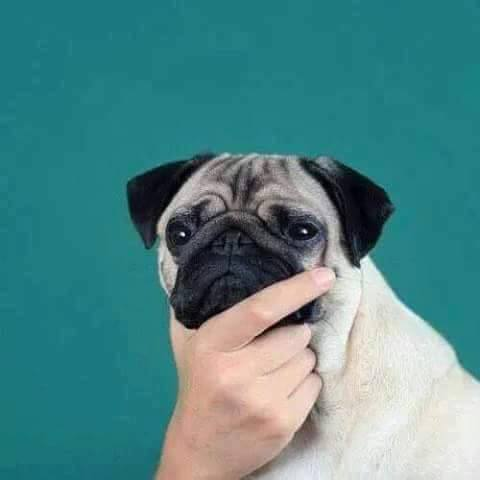
#> input picture images/pug.jpg, 480 x 480 px, found by its file name
$ python ch1-13-image_denoising.py   (older library calls are emulated)
#> lines starting #> are read from the running program, lines starting #| are printed output that depends on the picture
# ch1-13-image_denoising.py
# Advanced Example: Image De-Noising
# pp. 23

# Image denoising is the process of removing image noise while at the same time trying to preserve details and structures.
# We will use the Rudin-Osher-Fatemi denoising model (ROF)

from numpy import *

def denoise(im,U_init,tolerance=0.1,tau=0.125,tv_weight=100):
	""" An implementation of the Rudin-Osher-Fatemi (ROF) denoising model using the numerical procedure presented in eq (11) A. Chambolle (2005).

		Input: noisy input image (grayscale), initial guess for U, weight of the TV-regularizing term, steplength, tolerance for stop criterion.

		Output: denoised and detextured image, texture residual. """
#> called with tolerance = 0.1, tau = 0.125, tv_weight = 100

	m,n = im.shape # shape of noisy image

	# initialize
	U = U_init
	Px = im # x-component to the dual field
	Py = im # y=component of the dual field
	error = 1

	while (error > tolerance):
		Uold = U

		# gradient of primal variable
		GradUx = roll(U, -1, axis=1)-U # x-component of U's gradient
		GradUy = roll(U, -1, axis=0)-U # y-component of U's gradient

		# update the dual variable
		PxNew = Px + (tau/tv_weight)*GradUx
		PyNew = Py + (tau/tv_weight)*GradUy
		NormNew = maximum(1,sqrt(PxNew**2+PyNew**2))

		Px = PxNew/NormNew # update of x-component (dual)
		Py = PyNew/NormNew # update of y-component (dual)

		# update the primal variable
		RxPx = roll(Px,1,axis=1) # right x-translation of x component
		RyPy = roll(Py,1,axis=0) # right y-translation of y component

		DivP = (Px-RxPx)+(Py-RyPy) # divergence of the dual field

		U = im + tv_weight*DivP # update of the primal variable

		# update of error
		error = linalg.norm(U-Uold)/sqrt(n*m)
	return U, im-U # denoised image and texture residual

# in this example, we used the function roll(), which, as the name suggests, "rolls" the values of an array cyclically around an axis.
# This is useful for computing neighbor differences, in this case for derivatives.
# We also used linalg.norm() which measures the difference between two arrays (U and Uold)

from numpy import random
from scipy.ndimage import filters

# create synthetic image with nose
im = zeros((500,500))
im[100:400,100:400] = 128
im[200:300,200:300] = 255
im = im + 30*random.standard_normal((500,500))

U,T = denoise(im,im)
G = filters.gaussian_filter(im,10)

# [5 lines of commented-out code are left out]

from PIL import Image
from pylab import *

im = array(Image.open('images/pug.jpg').convert('L'))
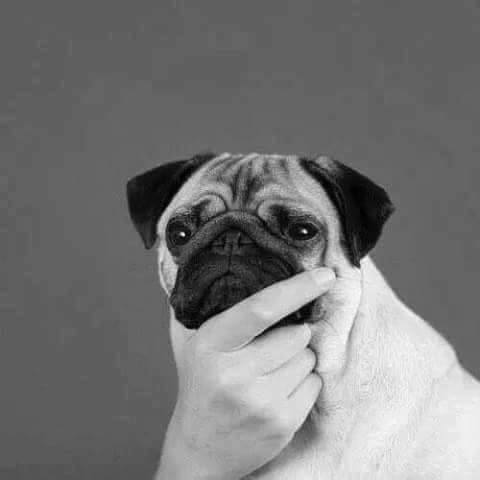
#> im: shape (480, 480); min 0, max 254, mean 118.3
U,T = denoise(im,im)
#> call 2 of denoise, with tolerance = 0.1, tau = 0.125, tv_weight = 100
#> the loop in denoise (call 2), `while (error > tolerance):` made 33 passes
#> error on passes 1 to 12: 0.873, 1.38, 0.871, 0.639, 0.507, 0.424, 0.367, 0.325, 0.292, 0.267, 0.246, 0.228
#> pass 1, in denoise (call 2), `GradUx = roll(U, -1, axis=1)-U # x-component of U's gradient`:
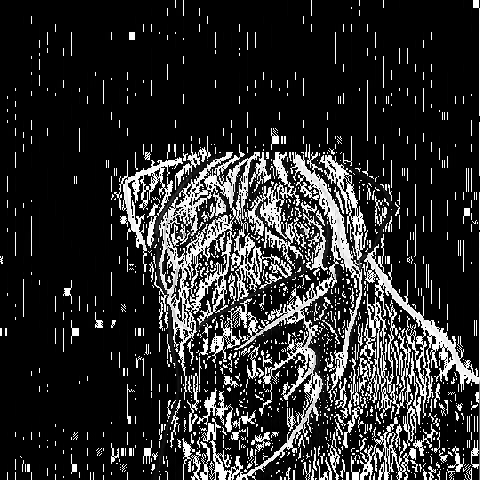
#> GradUx: shape (480, 480); min 0, max 255, mean 44.4
#> pass 1, in denoise (call 2), `GradUy = roll(U, -1, axis=0)-U # y-component of U's gradient`:
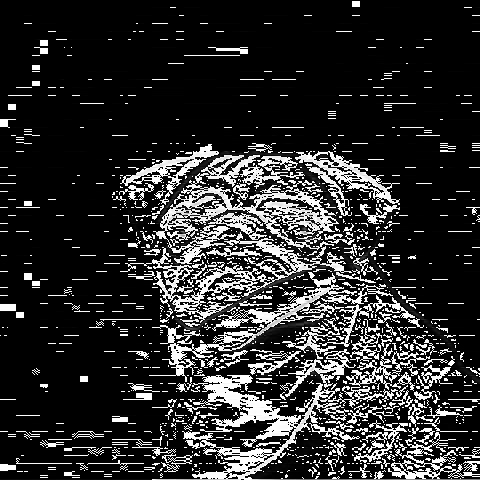
#> GradUy: shape (480, 480); min 0, max 255, mean 45.6
#> after the loop in denoise (call 2), `while (error > tolerance):`:
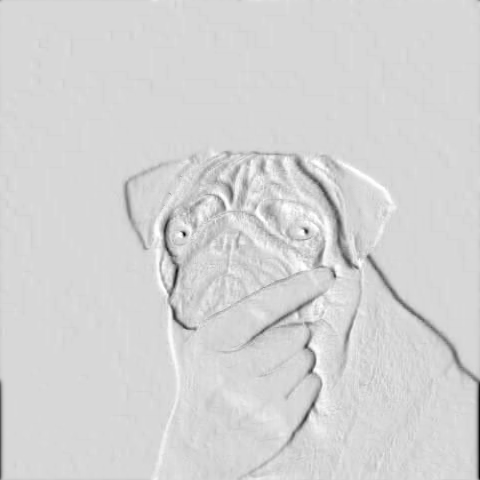
#> Px: shape (480, 480) float64; min -0.904, max 1, mean 0.684; drawn with min black and max white
#> after the loop in denoise (call 2), `while (error > tolerance):`:
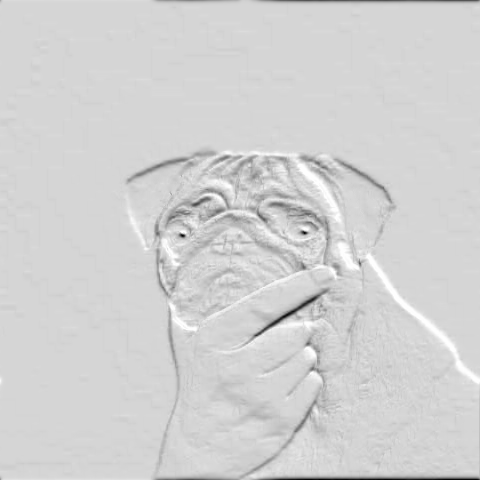
#> Py: shape (480, 480) float64; min -0.807, max 1, mean 0.683; drawn with min black and max white
#> after the loop in denoise (call 2), `while (error > tolerance):`:
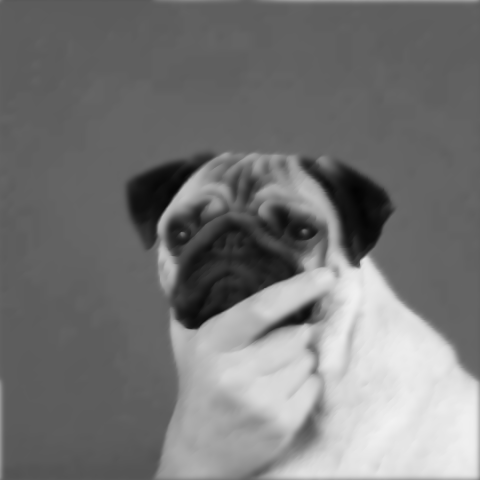
#> U: shape (480, 480) float64; min 3.21, max 242.1, mean 118.3
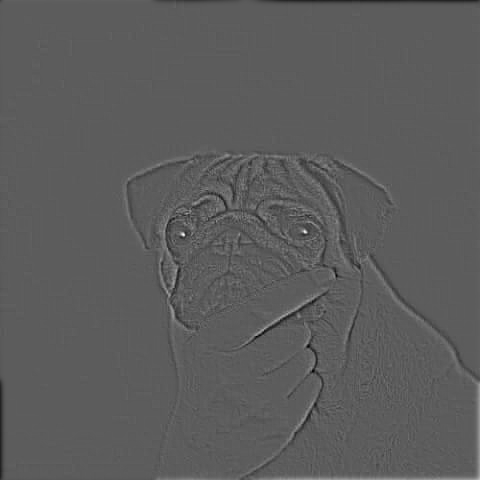
#> T: shape (480, 480) float64; min -89.54, max 156.8, mean 0; drawn with min black and max white
gray()
imshow(im)
figure()
imshow(U)
axis('equal')
axis('off')
show()
